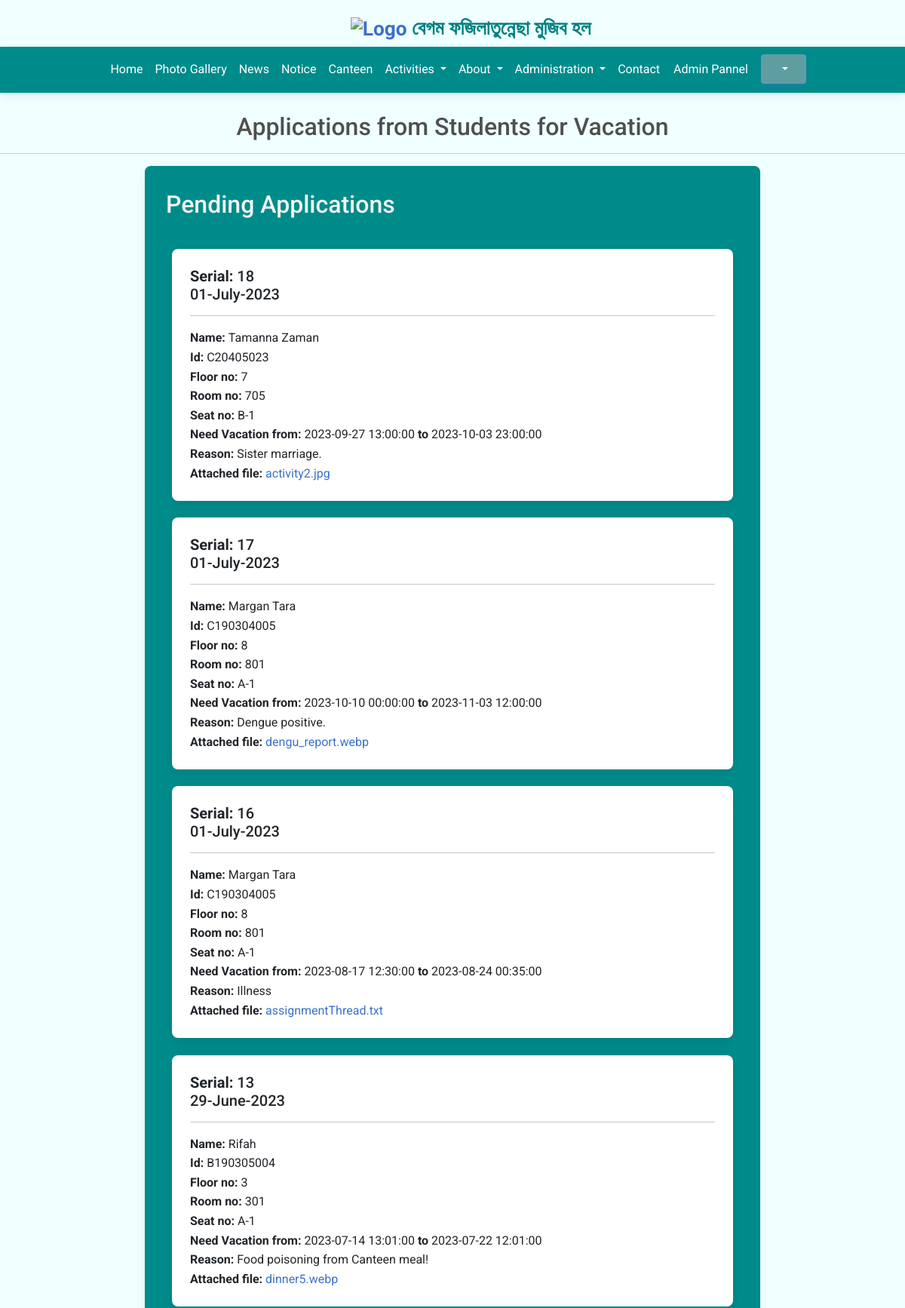
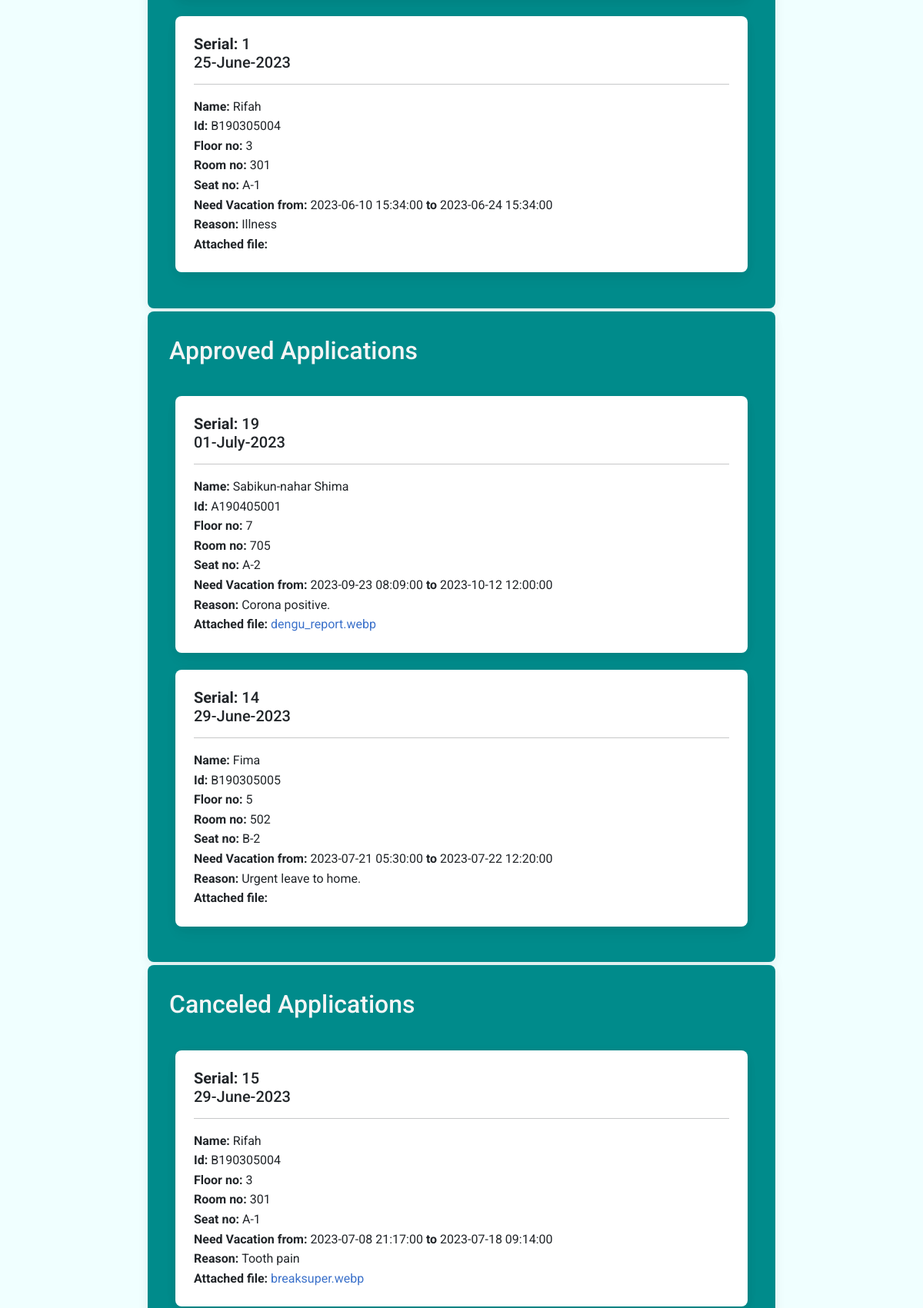
/applications_from_students_vacations_admin.php (upper part), run on the app's committed database (2 pictures, top to bottom).
### tables this page shows
CREATE TABLE `students_app_vacation` (
  `serial` int(11) NOT NULL,
  `name` varchar(200) NOT NULL,
  `id` varchar(100) NOT NULL,
  `floorNo` varchar(100) NOT NULL,
  `roomNo` varchar(100) NOT NULL,
  `seatNo` varchar(100) NOT NULL,
  `reason` text NOT NULL,
  `applied_at` timestamp NOT NULL DEFAULT current_timestamp(),
  `startTime` datetime NOT NULL,
  `endTime` datetime NOT NULL,
  `file` varchar(500) DEFAULT NULL,
  `seen_status` int(11) DEFAULT 0,
  `approval_status` varchar(200) DEFAULT 'Pending',
  `reply_seen_status` varchar(100) DEFAULT '0'
);

### applications_from_students_vacations_admin.php (the view, shortened to what this page needs)
<!DOCTYPE html>
<html lang="en" dir="ltr">
<head>
    <link href="https://cdnjs.cloudflare.com/ajax/libs/font-awesome/6.0.0/css/all.min.css"rel="stylesheet"/>
    <link href="https://cdnjs.cloudflare.com/ajax/libs/mdb-ui-kit/6.3.1/mdb.min.css" rel="stylesheet"/>
    <link href="https://cdnjs.cloudflare.com/ajax/libs/font-awesome/6.0.0/css/all.min.css"rel="stylesheet"/>
    <link href="https://cdnjs.cloudflare.com/ajax/libs/mdb-ui-kit/6.3.1/mdb.min.css" rel="stylesheet"/>
</head>
<body style=" background-color: azure;">
<div id="AdminHome">
<div class="headr">
<?php include 'header.php' ?></div>
<div class="nv">
<?php include 'navbarAdmin.php' ?>
</div><br>
<h2 style="text-align:center">Applications from Students for Vacation</h2><hr>
<div class="row" style="margin-left: 16%;margin-right: 16%;">
<div class ="card mb-1 content" style=" width:100%;background-color:darkcyan;">
<h2 class="m-3 pt-3" style="color:whitesmoke">Pending Applications</h2>
<div class="card-body">
 <div class="row">
  <div class="divmain">
   <?php
      include 'db_conn.php';
        $sql="SELECT * from students_app_vacation where approval_status='Pending' order by serial desc ";
        $query=mysqli_query($conn,$sql);
       while($info=mysqli_fetch_array($query)){  ?>
        <div class="card" style="margin-bottom:3%;">
        <div class="card-body">
         <h5 class="card-title"><strong> Serial: </strong><?php echo $info['serial']; ?><br>
         <?php echo  date('d-F-Y',strtotime($info['applied_at'])); ?></h5><hr>
         <p class="card-text"><strong>Name: </strong><?php echo $info['name']; ?><br>
         <strong>Id: </strong><?php echo $info['id']; ?><br>
         <strong>Floor no: </strong><?php echo $info['floorNo']; ?><br>
         <strong>Room no: </strong><?php echo $info['roomNo']; ?><br>
         <strong>Seat no: </strong><?php echo $info['seatNo']; ?><br>
         <strong>Need Vacation from: </strong><?php echo $info['startTime'];?>
         <strong>to </strong><?php echo $info['endTime'];?><br>
         <strong>Reason: </strong><?php echo $info['reason']; ?><br>
         <strong>Attached file: </strong><a target="_blank" href="file/<?php echo $info['file']; ?>"><?php echo $info['file']; ?></a><br>
        </p>
         </div>
</div> <?php  }   ?>
</div></div> </div> </div>
 <div class ="card mb-1 content" style=" width:100%;background-color:darkcyan;">
<h2 class="m-3 pt-3" style="color:whitesmoke">Approved Applications</h2>
<div class="card-body">
 <div class="row">
  <div class="divmain">
   <?php
  include 'db_conn.php';
  $sql="SELECT * from students_app_vacation where approval_status='Approved' order by serial desc ";
  $query=mysqli_query($conn,$sql);
 while($info=mysqli_fetch_array($query)){  ?>
  <div class="card" style="margin-bottom:3%;">
  <div class="card-body">
   <h5 class="card-title"><strong> Serial: </strong><?php echo $info['serial']; ?><br>
   <?php echo  date('d-F-Y',strtotime($info['applied_at'])); ?></h5><hr>
   <p class="card-text"><strong>Name: </strong><?php echo $info['name']; ?><br>
   <strong>Id: </strong><?php echo $info['id']; $sid=$info['id'];?><br>
   <strong>Floor no: </strong><?php echo $info['floorNo']; ?><br>
   <strong>Room no: </strong><?php echo $info['roomNo']; ?><br>
   <strong>Seat no: </strong><?php echo $info['seatNo']; ?><br>
   <strong>Need Vacation from: </strong><?php echo $info['startTime']; ?>
   <strong>to </strong><?php echo $info['endTime']; ?><br>
   <strong>Reason: </strong><?php echo $info['reason']; ?><br>
   <strong>Attached file: </strong><a target="_blank" href="file/<?php echo $info['file']; ?>"><?php echo $info['file']; ?></a><br>
  </p>
   </div>
</div>
 <?php  }   ?>
 </div></div></div></div>
<div class ="card mb-1 content" style=" width:100%;background-color:darkcyan;">
<h2 class="m-3 pt-3" style="color:whitesmoke">Canceled Applications</h2>
<div class="card-body">
 <div class="row">
  <div class="divmain">
   <?php
include 'db_conn.php';
$sql="SELECT * from students_app_vacation where approval_status='Canceled' order by serial desc ";
$query=mysqli_query($conn,$sql);
while($info=mysqli_fetch_array($query)){  ?>
<div class="card" style="margin-bottom:3%;">
<div class="card-body">
 <h5 class="card-title"><strong> Serial: </strong><?php echo $info['serial']; ?><br>
 <?php echo  date('d-F-Y',strtotime($info['applied_at'])); ?></h5><hr>
 <p class="card-text"><strong>Name: </strong><?php echo $info['name']; ?><br>
 <strong>Id: </strong><?php echo $info['id']; $sid=$info['id'];?><br>
 <strong>Floor no: </strong><?php echo $info['floorNo']; ?><br>
 <strong>Room no: </strong><?php echo $info['roomNo']; ?><br>
 <strong>Seat no: </strong><?php echo $info['seatNo']; ?><br>
 <strong>Need Vacation from: </strong><?php echo $info['startTime']; ?>
 <strong>to </strong><?php echo $info['endTime']; ?><br>
 <strong>Reason: </strong><?php echo $info['reason']; ?><br>
 <strong>Attached file: </strong><a target="_blank" href="file/<?php echo $info['file']; ?>"><?php echo $info['file']; ?></a><br>
</p>
 </div>  </div>
          <?php  }   ?>
   </div> </div></div></div>
           </div>
           <div class="footer">
           <?php include 'footer.php' ?> </div></div>
            </body>
           </html>

### adminPannel.php (style rules this page uses)
body { font-family: "Lato", sans-serif; }

### data on the page
students_app_vacation: serial "18", applied_at "01-July-2023", name "Tamanna Zaman", id "C20405023", floorNo "7", roomNo "705", seatNo "B-1", startTime "2023-09-27 13:00:00", endTime "2023-10-03 23:00:00", reason "Sister marriage.", file "activity2.jpg"
students_app_vacation: serial "17", applied_at "01-July-2023", name "Margan Tara", id "C190304005", floorNo "8", roomNo "801", seatNo "A-1", startTime "2023-10-10 00:00:00", endTime "2023-11-03 12:00:00", reason "Dengue positive.", file "dengu_report.webp"
students_app_vacation: serial "16", applied_at "01-July-2023", name "Margan Tara", id "C190304005", floorNo "8", roomNo "801", seatNo "A-1", startTime "2023-08-17 12:30:00", endTime "2023-08-24 00:35:00", reason "Illness", file "assignmentThread.txt"
students_app_vacation: serial "13", applied_at "29-June-2023", name "Rifah", id "B190305004", floorNo "3", roomNo "301", seatNo "A-1", startTime "2023-07-14 13:01:00", endTime "2023-07-22 12:01:00", reason "Food poisoning from Canteen meal!", file "dinner5.webp"
students_app_vacation: serial "1", applied_at "25-June-2023", name "Rifah", id "B190305004", floorNo "3", roomNo "301", seatNo "A-1", startTime "2023-06-10 15:34:00", endTime "2023-06-24 15:34:00", reason "Illness"
students_app_vacation: serial "19", applied_at "01-July-2023", name "Sabikun-nahar Shima", id "A190405001", floorNo "7", roomNo "705", seatNo "A-2", startTime "2023-09-23 08:09:00", endTime "2023-10-12 12:00:00", reason "Corona positive.", file "dengu_report.webp"
students_app_vacation: serial "14", applied_at "29-June-2023", name "Fima", id "B190305005", floorNo "5", roomNo "502", seatNo "B-2", startTime "2023-07-21 05:30:00", endTime "2023-07-22 12:20:00", reason "Urgent leave to home."
students_app_vacation: serial "15", applied_at "29-June-2023", name "Rifah", id "B190305004", floorNo "3", roomNo "301", seatNo "A-1", startTime "2023-07-08 21:17:00", endTime "2023-07-18 09:14:00", reason "Tooth pain", file "breaksuper.webp"
